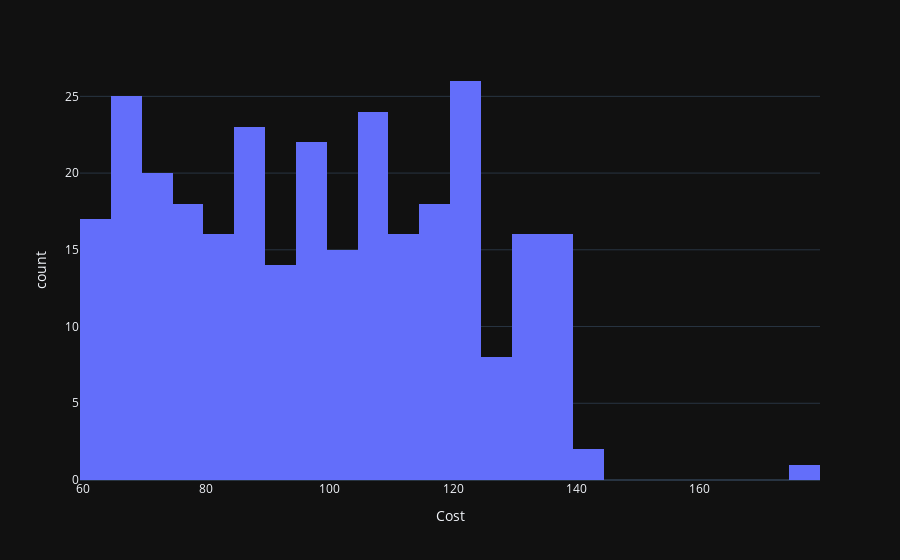

This figure's notebook cell:
### Code cell
px.histogram(economy_df, x='Cost', template='plotly_dark', nbins=25)

### Figure 1 — Plotly figure (JSON) as saved in the notebook; plotly's stock layout.template omitted (floating-point values rounded to 4 significant figures; data arrays with more than 128 entries replaced by an {"elided": "..."} marker saying what was removed)
{"data": [{"alignmentgroup": "True", "bingroup": "x", "hovertemplate": "Cost=%{x}<br>count=%{y}<extra></extra>", "legendgroup": "", "marker": {"color": "#636efa", "pattern": {"shape": ""}}, "name": "", "nbinsx": 25, "offsetgroup": "", "orientation": "v", "showlegend": false, "type": "histogram", "x": {"elided": "297 int values"}, "xaxis": "x", "yaxis": "y"}], "layout": {"barmode": "relative", "legend": {"tracegroupgap": 0}, "margin": {"t": 60}, "xaxis": {"anchor": "y", "domain": [0, 1], "title": {"text": "Cost"}}, "yaxis": {"anchor": "x", "domain": [0, 1], "title": {"text": "count"}}}}
